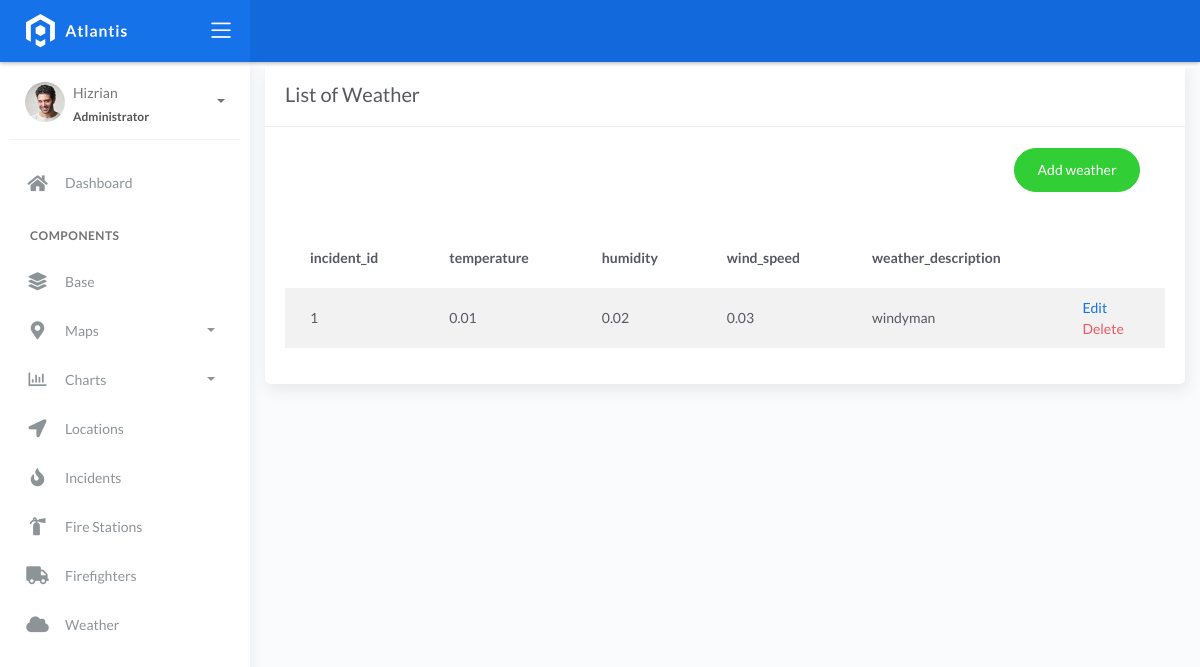
/weather_list, run on an earlier commit of the app's database.
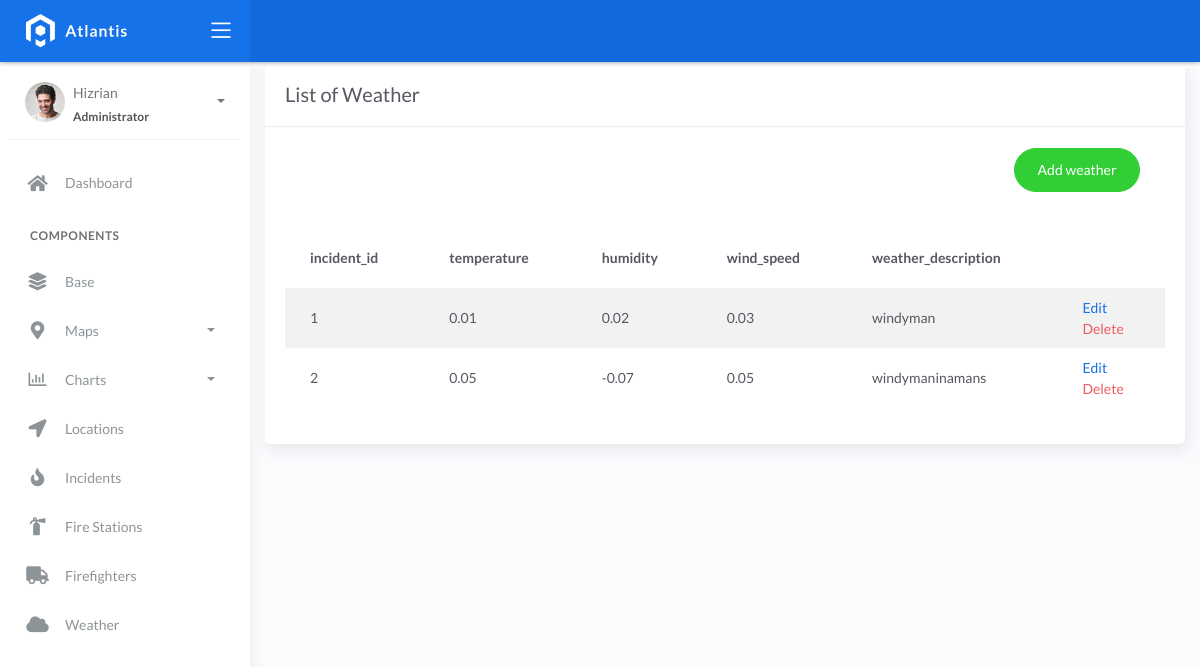
And on a later commit of the database.
### fire/models.py (models this page shows)
class BaseModel(models.Model):
    created_at = models.DateTimeField(auto_now_add=True, db_index=True)
    updated_at = models.DateTimeField(auto_now=True)
    class Meta:
        abstract = True

class WeatherConditions(BaseModel):
    incident = models.ForeignKey(Incident, on_delete=models.CASCADE)
    temperature = models.DecimalField(max_digits=10, decimal_places=2)
    humidity = models.DecimalField(max_digits=10, decimal_places=2)
    wind_speed = models.DecimalField(max_digits=10, decimal_places=2)
    weather_description = models.CharField(max_length=150)

### fire/views.py (the view)
# urls.py: path('weather_list', WeatherListView.as_view(), name='weather-list'),
class WeatherListView(ListView):
    model = WeatherConditions
    context_object_name = 'WeatherConditions'
    template_name = "weather_list.html"
    paginate_by = 5
    ordering = ['incident_id', 'temperature','humidity','wind_speed','weather_description']

### templates/weather_list.html (shortened to what this page needs)
{% extends 'base.html' %}" {% load static %} {% block content %}
<div class="content">
    <div class="container-fluid">
        <div class="row">
            <div class="col-md-12">
                <div class="card">
                    <div class="card-header">
                        <div class="card-title">List of Weather</div>
                    </div>
                    <br/>
                        <div class="col-md-12 row">
                            <div class="col-md-6">
                            </div>
                            <div class="col-md-6">
                                <div class="pull-right">
                                    <a href="{% url 'weather-station-add' %}" class="btn btn-success btn-rounded">Add weather</a>
                                </div>
                            </div>
                        </div>
                    <div class="card-body">
                        <table class="table table-striped mt-3">
                            <thead>
                                <tr>
                                    <th scope="col">incident_id</th>
                                    <th scope="col">temperature</th>
                                    <th scope="col">humidity</th>
                                    <th scope="col">wind_speed</th>
                                    <th scope="col">weather_description</th>
                                </tr>
                            </thead>
                            <tbody>
                                {% for object in object_list %}
                                <tr>
                                    <td>{{ object.incident_id }}</td>
                                    <td>{{ object.temperature }}</td>
                                    <td>{{ object.humidity }}</td>
                                    <td>{{ object.wind_speed }}</td>
                                    <td>{{ object.weather_description }}</td>
                                    <td>
                                        <a href="weather_list/{{ object.id }}">Edit</a></br>
                                        <a href="weather_list/{{ object.id }}/delete" class="text-danger">Delete</a>
                                    </td>
                                </tr>
                                {% empty %}
                                <tr>
                                    <td colspan="4" style="text-align: center">
                                        <p class="text-sm font-weight-bold mb-0">No records Found</p>
                                    </td>
                                </tr>
                                {% endfor %}
                            </tbody>
                        </table>
                    </div>
                </div>
            </div>
        </div>
    </div>
</div>
{% endblock %}

What changed in the data, as far as the page shows it:
added WeatherConditions: incident_id "2", temperature "0.05", humidity "-0.07", wind_speed "0.05", weather_description "windymaninamans"
